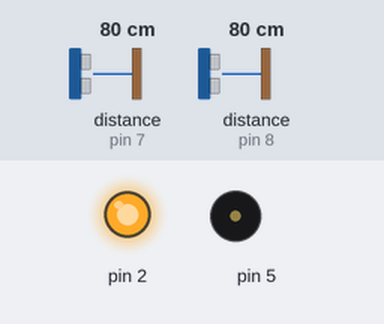
The sketch below on a simulated Arduino Uno, built with avr-gcc and run on an emulated ATmega328P. Parts: output pins drawn as LEDs (lit = HIGH), buzzer (waves = sounding). Wiring (inferred from the names in the program): 2 × ultrasonic range finder: trigger pin 7, echo pin 7 / trigger pin 8, echo pin 8. The inputs (shaded band) are chosen by the test bench; at power-on: distance to the obstacle (sensors on pin 7, pin 8) 80 cm. The echo pulse lasts 58.3 µs per cm.

Above: at 1.2 s.
1.3 s: distance to the obstacle (sensor on pin 7) set to 35 cm
2.8 s: distance to the obstacle (sensor on pin 7) set to 27 cm
At 3.5 s:
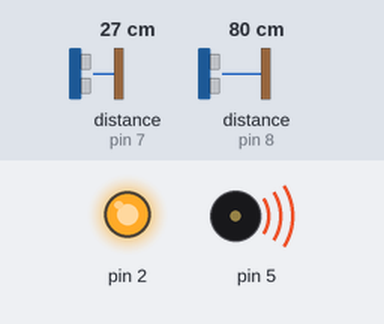
4.3 s: distance to the obstacle (sensor on pin 8) set to 2 cm
Timing chart, 0 to 7.3 s (numbered marks = the images above; inputs shaded):
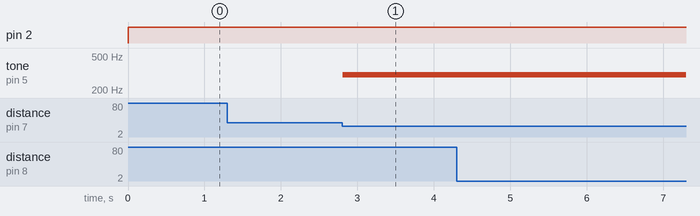

The sketch:

IDE_S.I.D.ino
```cpp
// setup
void setup() {
  pinMode(2, OUTPUT);
  pinMode(5, OUTPUT);
}

// variables
long duration, inches, cm, cm2;
int pingPin = 7;
int pingPin2 = 8;


void loop() {
  //indicator light
  digitalWrite(2, HIGH);

  //ping sensor 1
  pinMode(pingPin, OUTPUT);
  digitalWrite(pingPin, LOW);
  delayMicroseconds(2);
  digitalWrite(pingPin, HIGH);
  delayMicroseconds(5);
  digitalWrite(pingPin, LOW);


  pinMode(pingPin, INPUT);
  duration = pulseIn(pingPin, HIGH);
  cm = microsecondsToCentimeters(duration);


  //ping sensor 2
  pinMode(pingPin2, OUTPUT);
  digitalWrite(pingPin2, LOW);
  delayMicroseconds(2);
  digitalWrite(pingPin2, HIGH);
  delayMicroseconds(5);
  digitalWrite(pingPin2, LOW);

  pinMode(pingPin2, INPUT);
  duration = pulseIn(pingPin2, HIGH);
  cm2 = microsecondsToCentimeters(duration);


  if (cm2 > 30) {if (cm < 30){tone(5, 300);} else{noTone(5);}}
  else {digitalWrite(2,LOW);}

}


//convert the time taken for the sound into distance
long microsecondsToCentimeters(long microseconds) {
  return microseconds / 29 / 2;
}
```

Measured:
- the behaviour switches between 31 and 30 cm on distance to the obstacle (sensor on pin 7) (found by bisection; images 0 and 1)
- after the input at 1.3 s, every drawn part: stays the same
- after the input at 2.8 s, tone on pin 5: silent → 300 Hz at once
